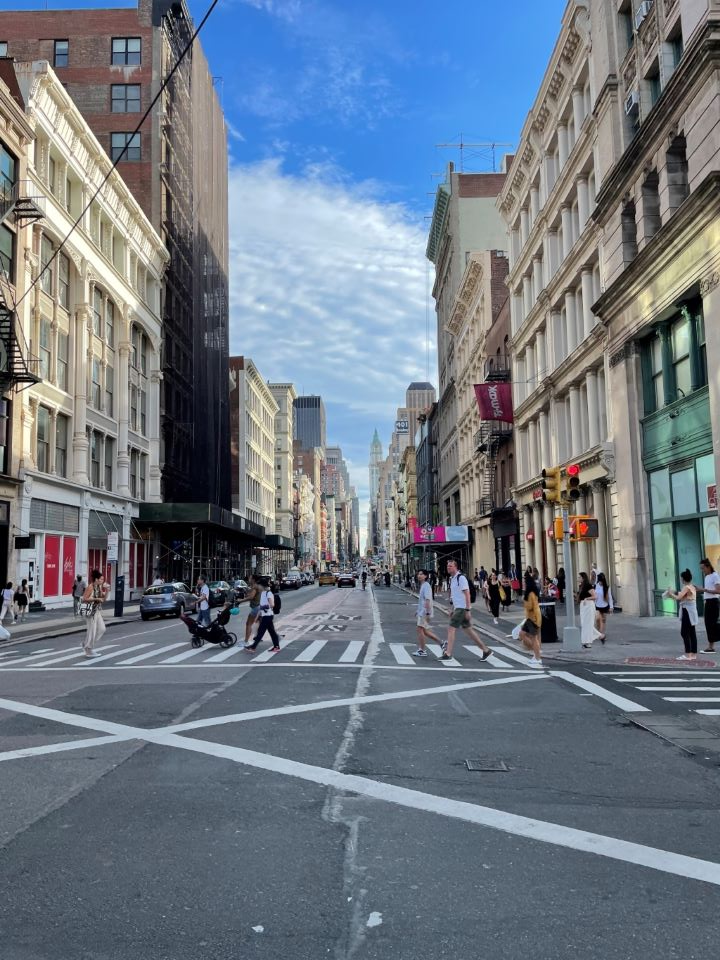
#> input picture images/1.jpg, 720 x 960 px
$ jupyter execute 3D_Edge_Vertices.ipynb   (older library calls are emulated)
#> lines starting #> are read from the running program, lines starting #| are printed output that depends on the picture; after the words box and inside, x2 and y2 are one past the last pixel; in counts of white or black regions, pixels touching at a corner belong together
[cell 1]
import cv2
import numpy as np
import matplotlib.pyplot as plt

[cell 2]
def display_img(img):
    img = cv2.cvtColor(img, cv2.COLOR_BGR2RGB)
    img = np.clip(img,0,255)
    fig = plt.figure()
    plt.axis('off')
    toy_img = img.astype('double') / 255.0
    plt.imshow(img)
    plt.show()

[cell 3]
def display_img_gray(img):
    img = np.clip(img,0,255)
    fig = plt.figure()
    plt.axis('off')
    toy_img = img.astype('double') / 255.0
    plt.imshow(img, cmap="gray")
    plt.show()

[cell 4]
# Read the original image
img = cv2.imread('images/1.jpg')
#> img is the input picture: shape (960, 720, 3); mean B, G, R 132, 120.2, 109.7

# Convert to graycsale
img_gray = cv2.cvtColor(img, cv2.COLOR_BGR2GRAY)
# Blur the image for better edge detection
img_blur = cv2.GaussianBlur(img_gray, (3,3), 0)

# Sobel Edge Detection
sobelx = cv2.Sobel(src=img_blur, ddepth=cv2.CV_64F, dx=1, dy=0, ksize=5) # Sobel Edge Detection on the X axis
sobely = cv2.Sobel(src=img_blur, ddepth=cv2.CV_64F, dx=0, dy=1, ksize=5) # Sobel Edge Detection on the Y axis
sobelxy = cv2.Sobel(src=img_blur, ddepth=cv2.CV_64F, dx=1, dy=1, ksize=5) # Combined X and Y Sobel Edge Detection
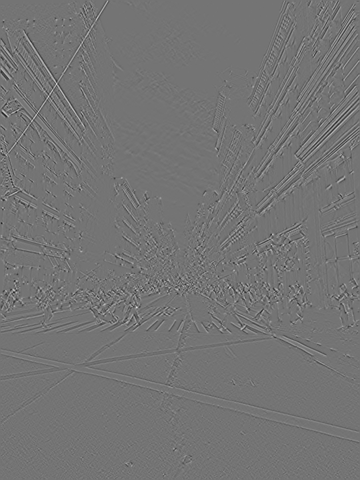
#> sobelxy: shape (960, 720) float64 (shown at 1/2 size); min -1504, max 1791, mean 0; drawn with min black and max white

cv2.imwrite("results/sobel_x.png", sobelx)
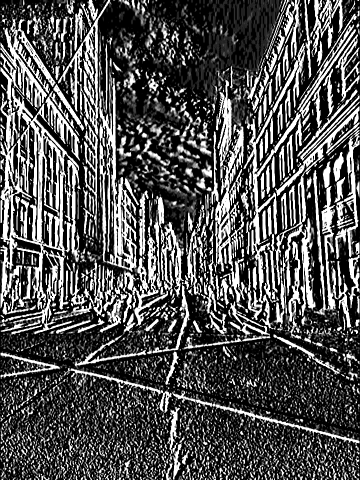
#> saved as sobel_x.png: shape (960, 720) (shown at 1/2 size); min 0, max 255, mean 82
cv2.imwrite("results/sobel_y.png", sobely)
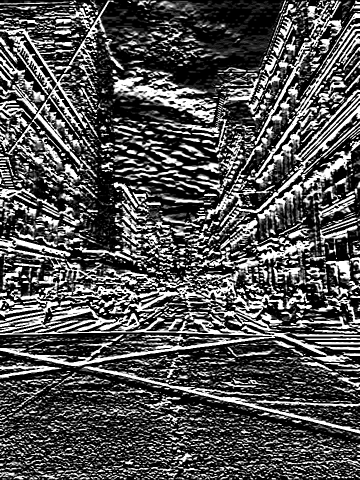
#> saved as sobel_y.png: shape (960, 720) (shown at 1/2 size); min 0, max 255, mean 81.5
cv2.imwrite("results/sobel_xy.png", sobelxy)
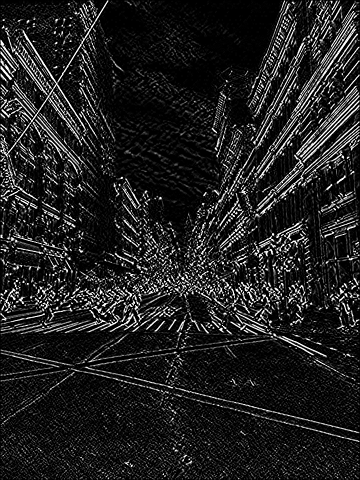
#> saved as sobel_xy.png: shape (960, 720) (shown at 1/2 size); min 0, max 255, mean 33

display_img_gray(sobelx)
display_img_gray(sobely)
display_img_gray(sobelxy)

[cell 5]
gray = cv2.cvtColor(img,cv2.COLOR_BGR2GRAY)
gray = np.float32(gray)
dst = cv2.cornerHarris(gray,2,3,0.04)
dst = cv2.dilate(dst,None)
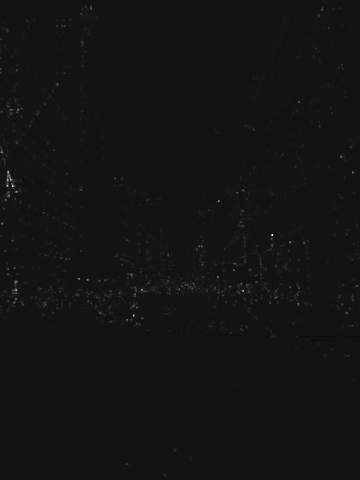
#> dst: shape (960, 720) float32 (shown at 1/2 size); min -8423149, max 100978824, mean 290561.8; drawn with min black and max white
# Threshold for an optimal value, it may vary depending on the image.
img[dst>0.01*dst.max()]=[0,0,255]
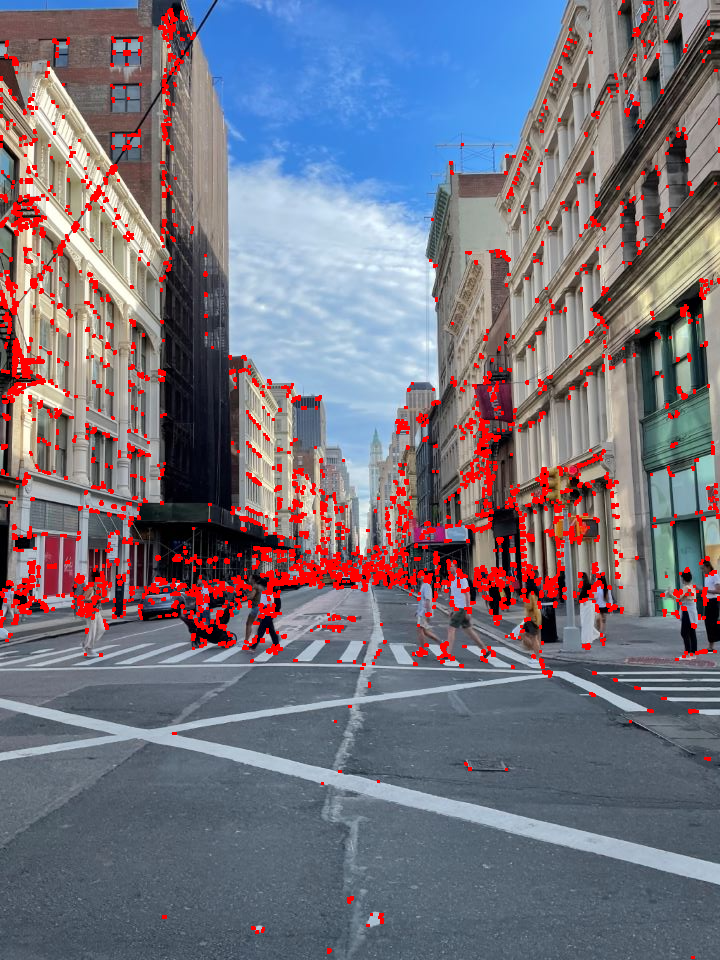
#> img: shape (960, 720, 3); 5.53% of pixels changed, all inside (x1, y1, x2, y2) = (0, 0, 720, 959)

cv2.imwrite('results/vertices.png',img)
display_img(img)

$ run again, with images/2.jpg copied over images/1.jpg
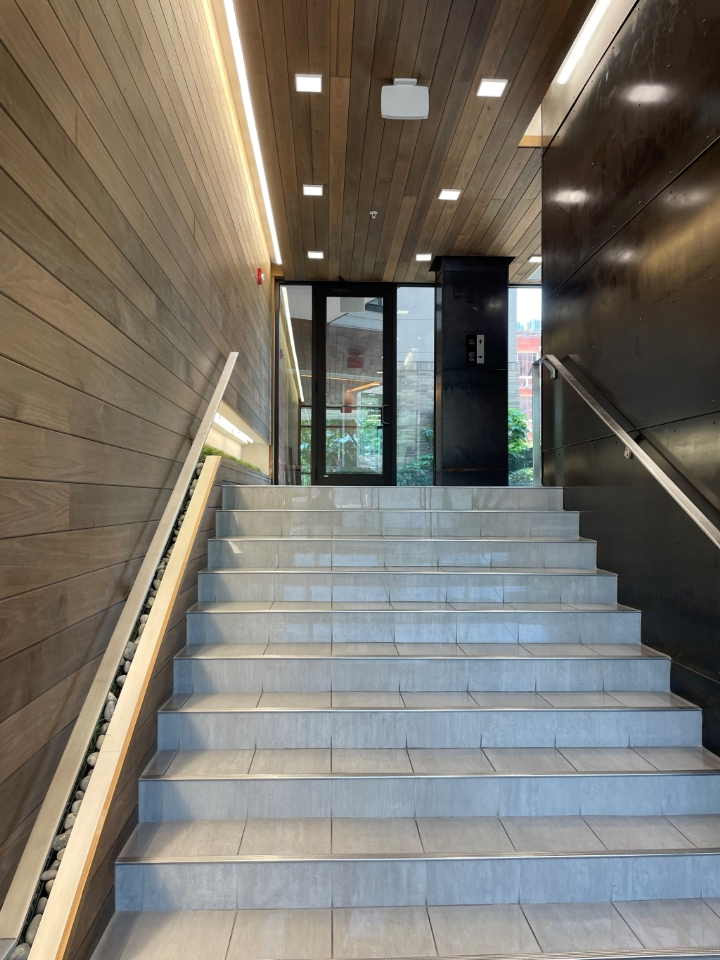
#> input picture images/2.jpg, 720 x 960 px
#> img is the input picture: shape (960, 720, 3); mean B, G, R 108.4, 116.6, 120.9
#> `dst = cv2.dilate(dst,None)`:
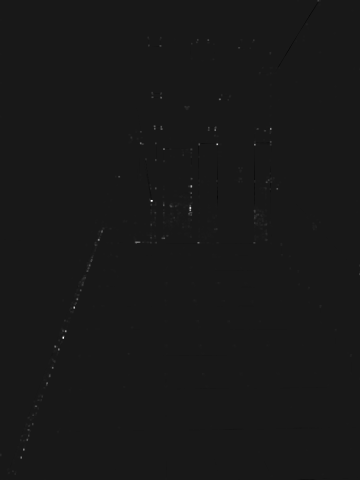
#> dst: shape (960, 720) float32 (shown at 1/2 size); min -7800646, max 73240520, mean 50357.1; drawn with min black and max white
#> `img[dst>0.01*dst.max()]=[0,0,255]`:
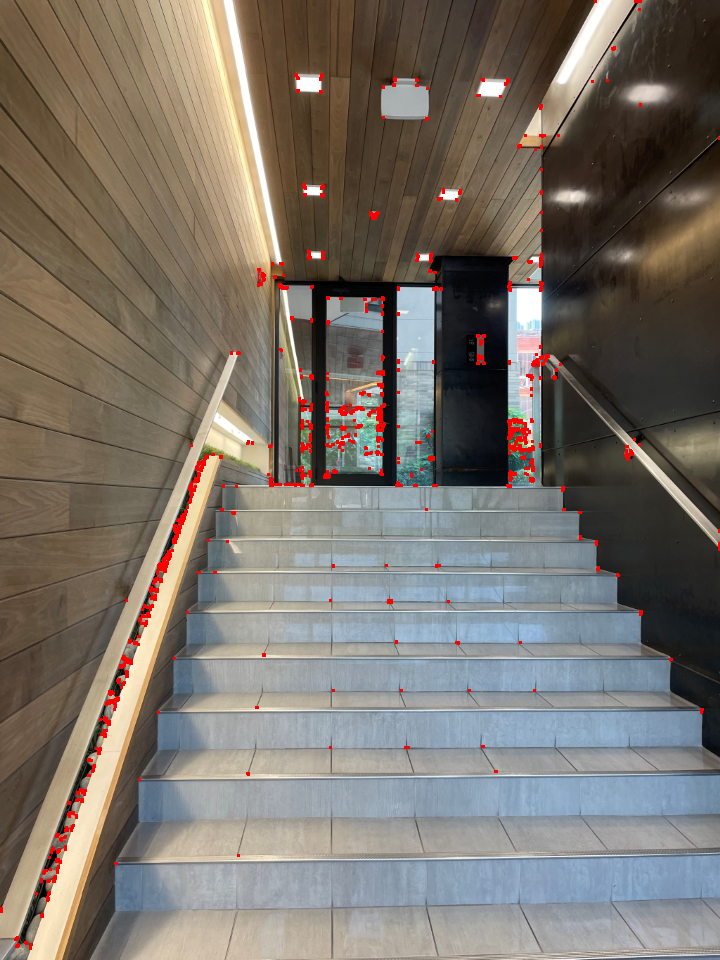
#> img: shape (960, 720, 3); 1.15% of pixels changed, all inside (x1, y1, x2, y2) = (0, 0, 720, 950)

$ run again, with images/3.jpg copied over images/1.jpg
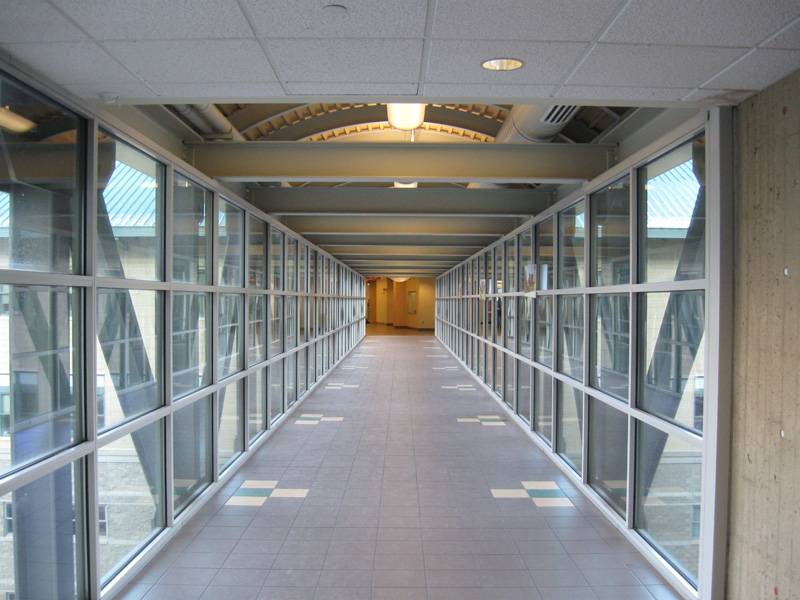
#> input picture images/3.jpg, 800 x 600 px
#> img is the input picture: shape (600, 800, 3); mean B, G, R 134, 134.1, 131.5
#> `dst = cv2.dilate(dst,None)`:
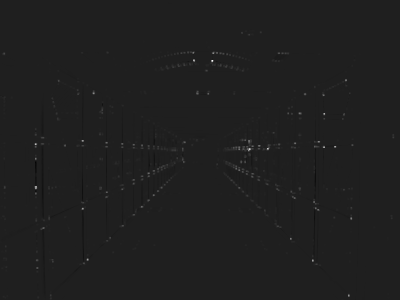
#> dst: shape (600, 800) float32 (shown at 1/2 size); min -3438411.5, max 24808424, mean 38634.8; drawn with min black and max white
#> `img[dst>0.01*dst.max()]=[0,0,255]`:
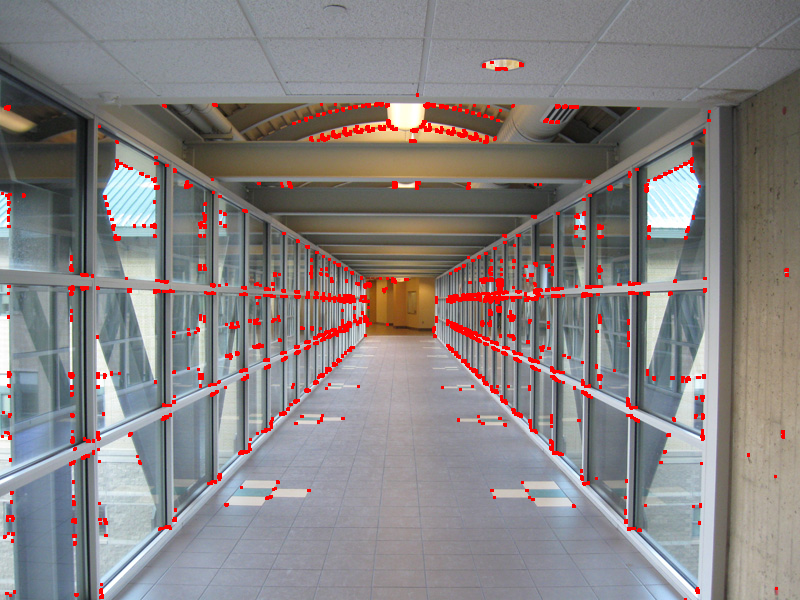
#> img: shape (600, 800, 3); 2.94% of pixels changed, all inside (x1, y1, x2, y2) = (1, 61, 789, 600)
